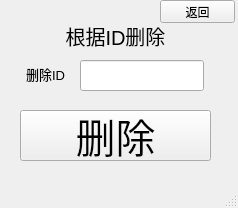
<?xml version="1.0" encoding="UTF-8"?>
<ui version="4.0">
 <class>MainWindow</class>
 <widget class="QMainWindow" name="MainWindow">
  <property name="geometry">
   <rect>
    <x>0</x>
    <y>0</y>
    <width>238</width>
    <height>208</height>
   </rect>
  </property>
  <property name="windowTitle">
   <string>MainWindow</string>
  </property>
  <widget class="QWidget" name="centralwidget">
   <widget class="QPushButton" name="pushButton">
    <property name="geometry">
     <rect>
      <x>20</x>
      <y>110</y>
      <width>191</width>
      <height>51</height>
     </rect>
    </property>
    <property name="font">
     <font>
      <pointsize>30</pointsize>
     </font>
    </property>
    <property name="text">
     <string>删除</string>
    </property>
   </widget>
   <widget class="QLabel" name="label_2">
    <property name="geometry">
     <rect>
      <x>0</x>
      <y>60</y>
      <width>91</width>
      <height>27</height>
     </rect>
    </property>
    <property name="font">
     <font>
      <pointsize>10</pointsize>
     </font>
    </property>
    <property name="text">
     <string>删除ID</string>
    </property>
    <property name="alignment">
     <set>Qt::AlignCenter</set>
    </property>
   </widget>
   <widget class="QLineEdit" name="p_id">
    <property name="geometry">
     <rect>
      <x>80</x>
      <y>60</y>
      <width>124</width>
      <height>31</height>
     </rect>
    </property>
    <property name="alignment">
     <set>Qt::AlignCenter</set>
    </property>
   </widget>
   <widget class="QPushButton" name="pushButton_2">
    <property name="geometry">
     <rect>
      <x>160</x>
      <y>0</y>
      <width>75</width>
      <height>23</height>
     </rect>
    </property>
    <property name="text">
     <string>返回</string>
    </property>
   </widget>
   <widget class="QLabel" name="label">
    <property name="geometry">
     <rect>
      <x>60</x>
      <y>20</y>
      <width>111</width>
      <height>31</height>
     </rect>
    </property>
    <property name="font">
     <font>
      <pointsize>15</pointsize>
     </font>
    </property>
    <property name="text">
     <string>根据ID删除</string>
    </property>
    <property name="alignment">
     <set>Qt::AlignCenter</set>
    </property>
   </widget>
  </widget>
  <widget class="QMenuBar" name="menubar">
   <property name="geometry">
    <rect>
     <x>0</x>
     <y>0</y>
     <width>238</width>
     <height>23</height>
    </rect>
   </property>
  </widget>
  <widget class="QStatusBar" name="statusbar"/>
 </widget>
 <resources/>
 <connections>
  <connection>
   <sender>pushButton</sender>
   <signal>clicked()</signal>
   <receiver>MainWindow</receiver>
   <slot>del_sql()</slot>
   <hints>
    <hint type="sourcelabel">
     <x>97</x>
     <y>253</y>
    </hint>
    <hint type="destinationlabel">
     <x>107</x>
     <y>283</y>
    </hint>
   </hints>
  </connection>
  <connection>
   <sender>pushButton_2</sender>
   <signal>clicked()</signal>
   <receiver>MainWindow</receiver>
   <slot>back_main()</slot>
   <hints>
    <hint type="sourcelabel">
     <x>195</x>
     <y>50</y>
    </hint>
    <hint type="destinationlabel">
     <x>124</x>
     <y>45</y>
    </hint>
   </hints>
  </connection>
 </connections>
 <slots>
  <slot>del_sql()</slot>
  <slot>back_main()</slot>
 </slots>
</ui>
